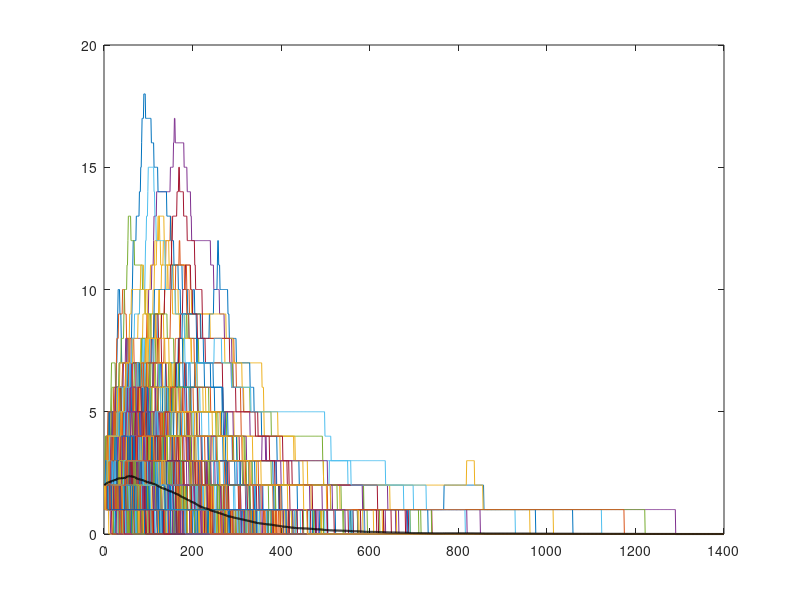
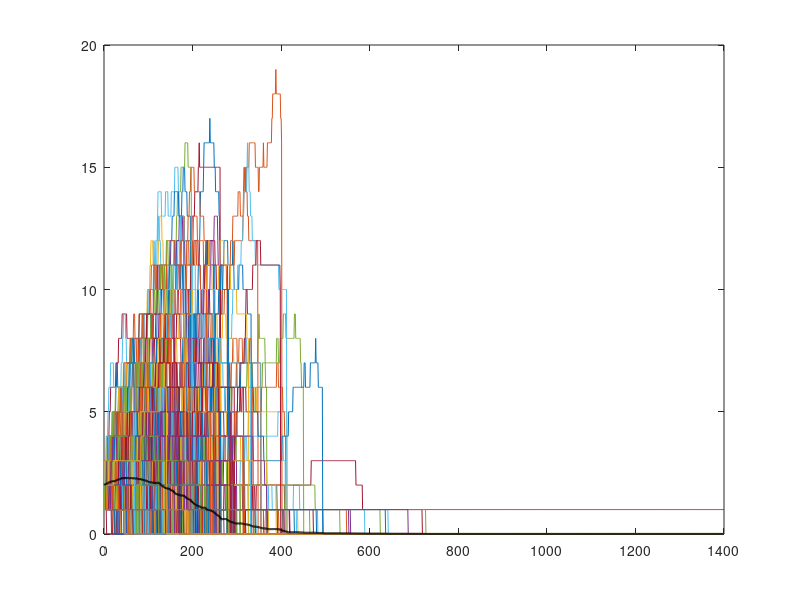

Source code (MATLAB) for these figures, in order:
close all; clear all; clc

%% 3. Set given parameter
N = 100;                % Population
dt = 0.01;              % Delta t, Time Step
beta = 1;               % Transmission Rate
b = 0;                  % Birth Rate
gamma = 0.5;            % Recover Rate
I0 = 2;                 % Initial Infectious Inidvidual

%% Set other parameter
total_time = 14;        % To 14 for each run
number_simul = 500;     % The number of simulations
infuctive_unit = 1;     % Only one person trans for each time
S0 = N - I0;            % Initial susceptible individuals

%% Define transition probility
p_11 = @(s,i) beta/N*i*s*dt;            % (-1,1) one from S to I
p0_1 = @(s,i) gamma*i*dt;               % (0,-1) one from I to R
p1_1 = @(s,i) b*i*dt;                   % (1,-1) one born in S while one death in I
p10 = @(s,i) b*(N-s-i)*dt;              % (1,0)  one born in S while one death in R
p00 = @(s,i) 1 - p_11(s,i) - p0_1(s,i) - p1_1(s,i) - p10(s,i);          % Unchanged

%% Simulation
n = total_time/dt;
data_coll_S = zeros(n, number_simul);
data_coll_I = zeros(n, number_simul);
data_coll_S(1,:) = N - I0;
data_coll_I(1,:) = I0;

for k = 1 : number_simul
    for j = 2 : n
        s = data_coll_S(j-1,k);         % # of S
        i = data_coll_I(j-1,k);         % # of I

        if i == 0                       % Infective individual is zero
            data_coll_S(j,k) = s;
            data_coll_I(j,k) = i;
            continue                    % Nothing change
        elseif s == 0                   % Susceptible individual is zero
            if i == N                   % All are infective
                a1 = 0;                 % No S to I
                a2 = p0_1(s,i);         % One I to R
                a3 = a2 + p1_1;         % New born in S and one death in I
                a4 = a3;                % No death in R
            else                        % Some people in R == death in R
                a1 = 0;                 % No S to I
                a2 = p0_1(s,i);         % One I to R
                a3 = a2 + p0_1(s,i);    % New born in S and one death in I
                a4 = a3 + p1_1(s,i);    % New born in S and one death in R
            end
        else                            % Both S and I are not zero
            a1 = p_11(s,i);              % Less than a1, one from S to I
            a2 = a1 + p0_1(s,i);        % Greater than a1 but less than a2, one from I to R
            a3 = a2 + p1_1(s,i);        % Greater than a2 but less than a3, (1,-1)
            a4 = a3 + p10(s,i);         % Greater than a3 but less than a4, (1,0)
        end                             % Greater than a4, not changed

        c = rand;                       % Pick a random number between (0,1)
        if c < a1                       % Less than a1, one from S to I
            data_coll_S(j,k) = s-1;
            data_coll_I(j,k) = i+1;
        elseif c > a1 && c < a2         % Greater than a1 but less than a2, one from I to R
            data_coll_I(j,k) = i-1;
        elseif c > a2 && c < a3         %  Greater than a2 but less than a3, (1,-1)
            data_coll_S(j,k) = s+1;
            data_coll_I(j,k) = i-1;
        elseif c > a3 && c < a4         % Greater than a3 but less than a4, (1,0)
            data_coll_S(j,k) = s+1;
        else                            % Greater than a4, unchanged
            data_coll_S(j,k) = s;
            data_coll_I(j,k) = i;
        end

    end
end

figure
plot(data_coll_I)
hold on

average_rel = mean(data_coll_I,2);
plot(average_rel, 'k', 'LineWidth', 1.5)

%% 4. Set given parameter
N = 100;                % Population
dt = 0.01;              % Delta t, Time Step
beta = 1;               % Transmission Rate
b = 0.25;               % Birth Rate
gamma = 0.25;           % Recover Rate
I0 = 2;                 % Initial Infectious Inidvidual

%% Set other parameter
total_time = 14;        % To 14 for each run
number_simul = 500;     % The number of simulations
infuctive_unit = 1;     % Only one person trans for each time
S0 = N - I0;            % Initial susceptible individuals

%% Define transition probility
p_11 = @(s,i) beta/N*i*s*dt;            % (-1,1) one from S to I
p0_1 = @(s,i) gamma*i*dt;               % (0,-1) one from I to R
p1_1 = @(s,i) b*i*dt;                   % (1,-1) one born in S while one death in I
p10 = @(s,i) b*(N-s-i)*dt;              % (1,0)  one born in S while one death in R
p00 = @(s,i) 1 - p_11(s,i) - p0_1(s,i) - p1_1(s,i) - p10(s,i);          % Unchanged

%% Simulation
n = total_time/dt;
data_coll_S = zeros(n, number_simul);
data_coll_I = zeros(n, number_simul);
data_coll_S(1,:) = N - I0;
data_coll_I(1,:) = I0;

for k = 1 : number_simul
    for j = 2 : n
        s = data_coll_S(j-1,k);         % # of S
        i = data_coll_I(j-1,k);         % # of I

        if i == 0                       % Infective individual is zero
            data_coll_S(j,k) = s;
            data_coll_I(j,k) = i;
            continue                    % Nothing change
        elseif s == 0                   % Susceptible individual is zero
            if i == N                   % All are infective
                a1 = 0;                 % No S to I
                a2 = p0_1(s,i);         % One I to R
                a3 = a2 + p1_1;         % New born in S and one death in I
                a4 = a3;                % No death in R
            else                        % Some people in R == death in R
                a1 = 0;                 % No S to I
                a2 = p0_1(s,i);         % One I to R
                a3 = a2 + p0_1(s,i);    % New born in S and one death in I
                a4 = a3 + p1_1(s,i);    % New born in S and one death in R
            end
        else                            % Both S and I are not zero
            a1 = p_11(s,i);              % Less than a1, one from S to I
            a2 = a1 + p0_1(s,i);        % Greater than a1 but less than a2, one from I to R
            a3 = a2 + p1_1(s,i);        % Greater than a2 but less than a3, (1,-1)
            a4 = a3 + p10(s,i);         % Greater than a3 but less than a4, (1,0)
        end                             % Greater than a4, not changed

        c = rand;                       % Pick a random number between (0,1)
        if c < a1                       % Less than a1, one from S to I
            data_coll_S(j,k) = s-1;
            data_coll_I(j,k) = i+1;
        elseif c > a1 && c < a2         % Greater than a1 but less than a2, one from I to R
            data_coll_I(j,k) = i-1;
        elseif c > a2 && c < a3         %  Greater than a2 but less than a3, (1,-1)
            data_coll_S(j,k) = s+1;
            data_coll_I(j,k) = i-1;
        elseif c > a3 && c < a4         % Greater than a3 but less than a4, (1,0)
            data_coll_S(j,k) = s+1;
        else                            % Greater than a4, unchanged
            data_coll_S(j,k) = s;
            data_coll_I(j,k) = i;
        end

    end
end

figure
plot(data_coll_I)
hold on

average_rel = mean(data_coll_I,2);
plot(average_rel, 'k', 'LineWidth', 1.5)